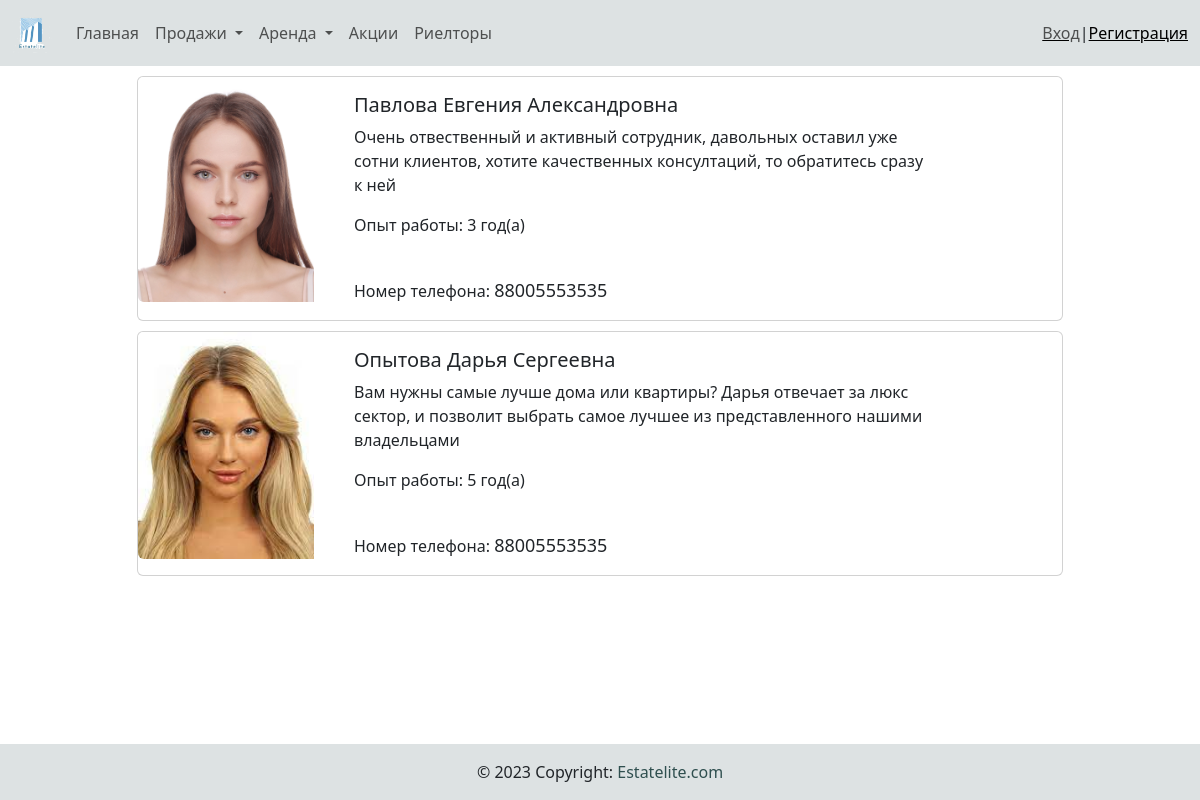
The app's page /realtors_list/ with its own data.
### main/models.py (models this page shows, shortened)
class Realtor(models.Model):
    first_name = models.CharField(max_length=50)
    last_name = models.CharField(max_length=50)
    surname = models.CharField(max_length=50)
    gender = models.IntegerField(choices=[(0, 'Ж'), (1, 'М')], default=0)
    series = models.CharField(max_length=4)
    number = models.CharField(max_length=6)
    phone = models.CharField(max_length=20)
    experience = models.CharField(max_length=3)
    description = models.TextField()
    realtor_image = models.ImageField(blank=True, upload_to='realtor_photo/%Y/%m/%d/', verbose_name='Фото риелтора')

### main/views.py (the view)
# urls.py: path('realtors_list/', realtor_list, name='realtor')
def realtor_list(request):
    realtors = Realtor.objects.all()
    return render(request, 'main/realtor_list.html', {'realtor_list': realtors})

### main/templatetags/navbar_tags.py (called while the page is built)
@register.simple_tag()
def filtered_category_sale():
    dict_category = {
        'residential': [],
        'country': [],
        'commercial': [],
    }
    sale_category = Category.objects.filter(type_category='ПРОДАЖА')
    for s_cat in sale_category:
        if s_cat.subtype_category == 0:
            dict_category['residential'].append(s_cat)
        elif s_cat.subtype_category == 1:
            dict_category['country'].append(s_cat)
        else:
            dict_category['commercial'].append(s_cat)
    return dict_category

@register.simple_tag()
def filtered_category_rent():
    dict_category = {
        'residential': [],
        'country': [],
        'commercial': [],
    }
    rent_category = Category.objects.filter(type_category='АРЕНДА')
    for s_cat in rent_category:
        if s_cat.subtype_category == 0:
            dict_category['residential'].append(s_cat)
        elif s_cat.subtype_category == 1:
            dict_category['country'].append(s_cat)
        else:
            dict_category['commercial'].append(s_cat)
    return dict_category

@register.simple_tag()
def get_login_form():
    return UserLoginForm()

### main/templates/main/realtor_list.html
{% extends 'base.html' %}
{% load static %}
{% block content %}
<div class="container">
    {% if realtor_list %}
        {% for item in realtor_list %}
        <div class="row justify-content-center">
            <div class="col-10">
            <div class="card" style="margin-top: 10px;">
                <div class="row">
                  <div class="col-4" style="max-width: 200px;">
                    <img src="{{ item.realtor_image.url }}" class="img-fluid rounded-start" alt="...">
                  </div>
                  <div class="col-8">
                    <div class="card-body">
                      <h5 class="card-title">{{ item.first_name }} {{ item.last_name }} {{ item.surname }}</h5>
                      <p class="card-text">{{ item.description }}</p>
                      <p class="card-text">Опыт работы: {{ item.experience }} год(а)</p><br>
                      <span class="card-text">Номер телефона: <span style="font-size: large;">{{ item.phone }}</span></span>
                    </div>
                  </div>
                </div>
              </div>
            </div>
        </div>
        {% endfor %}
    {% else %}
        <h5>
            Сейчас нет риелторов.
        </h5>
    {% endif %}
</div>
{% endblock %}

### templates/base.html (shortened to what this page needs)
<!DOCTYPE html>
<html lang="ru">
<head>
    {% load static %}
    <link rel="stylesheet" type="text/css" href="{% static 'css/style_for_a.css' %}">
    {% load bootstrap5 %}
    {% bootstrap_css %}
</head>
<body>
{% include 'inc/_nav.html' %}
<div style="padding-bottom: 57px;">
{% block content %}CONTENT{% endblock %}
</div>
<footer class="text-center fixed-bottom">
  <div class="text-center p-3" style="background-color: #dde2e3;">
    © 2023 Copyright:
    <a class="a-custom" href="{% url 'main:index' %}">Estatelite.com</a>
  </div>
</footer>
</body>
</html>

### templates/inc/_nav.html (shortened to what this page needs)
{% load static %}
{% load navbar_tags %}
<nav class="navbar navbar-expand-lg navbar-light" style="background-color: #dde2e3;">
    <div class="container-xxl">
      <a class="navbar-brand" href=""><img src="{% static 'image/logoPng.png' %}" alt="logo" style="height: 40px; width: 40px;"></a>
      <div class="collapse navbar-collapse" id="navbarSupportedContent">
        <ul class="navbar-nav me-auto mb-2 mb-lg-0">
          <li class="nav-item"><a class="nav-link" href="{% url 'main:index' %}">Главная</a></li>
          <a class="nav-item dropdown-toggle nav-link" data-bs-toggle="collapse" href="#collapseExample" role="button" aria-expanded="false" aria-controls="collapseExample">
            Продажи
          </a>
          <a class="nav-item dropdown-toggle nav-link" data-bs-toggle="collapse" href="#rentExample" role="button" aria-expanded="false" aria-controls="collapseExample">
            Аренда
          </a>
          <li class="nav-item"><a class="nav-link" href="{% url 'main:discount' %}">Акции</a></li>
          <li class="nav-item"><a class="nav-link" href="{% url 'main:realtor' %}">Риелторы</a></li>
        </ul>
        <span class="navbar-text">
          {% if request.user.is_authenticated %}
          <span style="margin-left: 2px;">Привет, {{ user.username }}!!! | <a href="{% url 'main:logout' %}" class="a-custom">Выход</a></span>
          {% else %}
              <div class="dropdown">
                  <a class="" data-bs-toggle="dropdown">
                      <span class="navbar-text">Вход</span>
                  </a>
              </div>
          </span>|<span class="navbar-text"><a href="{% url 'main:register' %}">Регистрация</a></span>
        </div>
          {% endif %}
      </div>
  </nav>

### agency/static/css/style_for_a.css (style rules this page uses)
.a-custom { position: relative; color: darkslategrey; cursor: pointer; line-height: 1; text-decoration: none; }
.a-custom:after { display: block; position: absolute; left: 0; width: 0; height: 2px; background-color: gray; content: ""; transition: width 0.3s ease-out; }

### records on screen
Realtor: realtor_image (picture), first_name "Павлова", last_name "Евгения", surname "Александровна", description "Очень отвественный и активный сотрудник, давольных оставил уже сотни клиентов, хотите качественных консултаций, то обратитесь сразу к ней", experience "3", phone "88005553535"
Realtor: realtor_image (picture), first_name "Опытова", last_name "Дарья", surname "Сергеевна", description "Вам нужны самые лучше дома или квартиры? Дарья отвечает за люкс сектор, и позволит выбрать самое лучшее из представленного нашими владельцами", experience "5", phone "88005553535"
